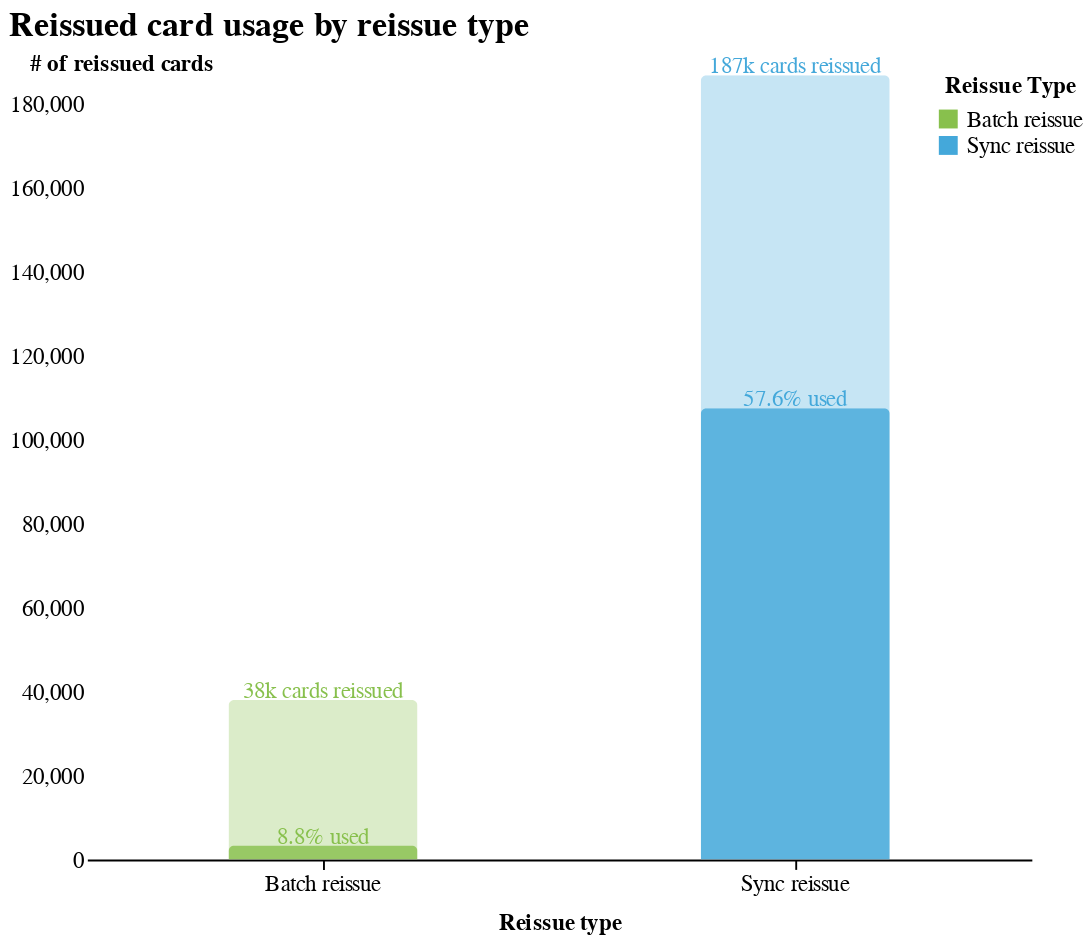

Notebook cell for this chart:
### Markdown cell above
We can see that the peak accuracy can be achieved at around 4-7 months, where 80% of predictions would be correct. It is reasonable to make a cut at 6 months, which is exactly half-year. 6 months would also match our definition of lapsed MCU who is not likely to return.

Therefore we conclude that a card not used for 6 months is unlikely to be reactivated and used after expiration reissue. 

## 1.3. Reissue type  <a name="criterion3"></a>
Reissue type is not something that a customer has up front, however it gives valuable information on how proactive response to our card reissue notification influences the reissued card usage. Before looking further, let's define the two types of expired card reissue:

1. <b>Sync reissue</b> happens when a customer responds to our notification about their expiring card. Whenever a customer confirms their shipping address and confirms that they want to receive a card replacement, the card is <i>sync reissued</i>
2. <b>Batch reissue</b> happens when the customer does not respond to notification. We can still proactively send the card without a customer response with a <i>batch reissue</i>

In the past card reissues we noticed that activation rate with a batch reissue is significantly lower. This can be seen in the chart below.

### Code cell
data = reissue_type
xaxis = "reissue_type"
x_axis_title = "Reissue type"
chart_title = "Reissued card usage by reissue type"

base = alt.Chart(data).encode(x=alt.X(xaxis + ":O", axis=alt.Axis(title=x_axis_title)))
bar = base.mark_bar(size=100, opacity=0.3).encode(
    y=alt.Y(
        "cards:Q",
        axis=alt.Axis(title="# of reissued cards", grid=False),
        scale=alt.Scale(domain=[0, 180000]),
    ),
    color=alt.Color("reissue_type", legend=None),
)
bar_activated = base.mark_bar(size=100).encode(
    y=alt.Y("used_cards:Q", axis=None, scale=alt.Scale(domain=[0, 180000])),
    color=alt.Color(
        "reissue_type",
        legend=alt.Legend(
            title="Reissue Type", legendX=450, legendY=-15, direction="vertical"
        ),
    ),
)
cards_text = bar.mark_text(align="center", size=12, dx=0, dy=-5).encode(
    text=alt.Text("cards_text"),
)
usage_text = bar_activated.mark_text(align="center", size=12, dx=0, dy=-5).encode(
    text=alt.Text("usage_text"),
)

nearest = alt.selection(
    type="single", nearest=True, on="mouseover", fields=[xaxis], empty="none"
)
selectors = (
    base.mark_point()
    .encode(
        alt.X(xaxis + ":O"),
        opacity=alt.value(0),
    )
    .add_selection(nearest)
)

alt.layer(
    bar_activated + usage_text,
    bar + cards_text,
    selectors
    # text_bar
).properties(title=chart_title, width=500).resolve_scale(y="independent").configure(
    background="#fff"
)

### Figure 1 — Vega-Lite specification as saved in the notebook (floating-point values rounded to 4 significant figures)
{"width": 500, "height": 400, "config": {"title": {"fontSize": 18, "font": "Karla", "anchor": "start", "fontColor": "#000000"}, "axisX": {"domain": true, "domainColor": "#000000", "domainWidth": 1, "grid": false, "labelFont": "Montserrat", "labelFontSize": 12, "labelAngle": 0, "tickColor": "#000000", "tickSize": 5, "titleFont": "Karla", "titleFontSize": 12, "titlePadding": 10, "title": "X Axis Title (units)"}, "axisY": {"domain": false, "grid": true, "gridColor": "#DEDDDD", "gridWidth": 1, "labelFont": "Montserrat", "labelFontSize": 12, "labelAngle": 0, "ticks": false, "titleFont": "Karla", "titleFontSize": 12, "titlePadding": 10, "title": "Y Axis Title (units)", "titleAngle": 0, "titleY": -15, "titleX": 18}, "range": {"category": ["#88C04D", "#44A8DA", "#FED234", "#A989C5", "#066696", "#FC97C2", "#FF8360", "#B7ABC2"], "diverging": ["#cfe8f3", "#a2d4ec", "#73bfe2", "#46abdb", "#1696d2", "#12719e"]}, "legend": {"labelFont": "Montserrat", "labelFontSize": 12, "symbolType": "square", "symbolSize": 100, "titleFont": "Karla", "titleFontSize": 12, "title": "", "orient": "none", "direction": "horizontal", "titleAnchor": "middle"}, "view": {"stroke": "transparent"}, "background": "#fff", "area": {"fill": "#88C04D"}, "line": {"color": "#88C04D", "stroke": "#88C04D", "strokeWidth": 2}, "trail": {"color": "#88C04D", "stroke": "#88C04D", "strokeWidth": 0, "size": 1}, "path": {"stroke": "#88C04D", "strokeWidth": 0.5}, "point": {"filled": true}, "text": {"font": "Montserrat", "color": "#88C04D", "fontSize": 11, "align": "right", "fontWeight": 400, "size": 11}, "bar": {"size": 40, "binSpacing": 1, "opacity": 0.8, "continuousBandSize": 30, "discreteBandSize": 30, "fill": "#88C04D", "stroke": false, "cornerRadiusTopLeft": 3, "cornerRadiusTopRight": 3}, "column": {"fontSize": 18, "font": "Karla", "anchor": "start", "fontColor": "#000000"}}, "layer": [{"layer": [{"mark": {"type": "bar", "size": 100}, "encoding": {"color": {"field": "reissue_type", "legend": {"direction": "vertical", "legendX": 450, "legendY": -15, "title": "Reissue Type"}, "type": "nominal"}, "x": {"axis": {"title": "Reissue type"}, "field": "reissue_type", "type": "ordinal"}, "y": {"axis": null, "field": "used_cards", "scale": {"domain": [0, 180000]}, "type": "quantitative"}}}, {"mark": {"type": "text", "align": "center", "dx": 0, "dy": -5, "size": 12}, "encoding": {"color": {"field": "reissue_type", "legend": {"direction": "vertical", "legendX": 450, "legendY": -15, "title": "Reissue Type"}, "type": "nominal"}, "text": {"field": "usage_text", "type": "nominal"}, "x": {"axis": {"title": "Reissue type"}, "field": "reissue_type", "type": "ordinal"}, "y": {"axis": null, "field": "used_cards", "scale": {"domain": [0, 180000]}, "type": "quantitative"}}}]}, {"layer": [{"mark": {"type": "bar", "opacity": 0.3, "size": 100}, "encoding": {"color": {"field": "reissue_type", "legend": null, "type": "nominal"}, "x": {"axis": {"title": "Reissue type"}, "field": "reissue_type", "type": "ordinal"}, "y": {"axis": {"grid": false, "title": "# of reissued cards"}, "field": "cards", "scale": {"domain": [0, 180000]}, "type": "quantitative"}}}, {"mark": {"type": "text", "align": "center", "dx": 0, "dy": -5, "size": 12}, "encoding": {"color": {"field": "reissue_type", "legend": null, "type": "nominal"}, "text": {"field": "cards_text", "type": "nominal"}, "x": {"axis": {"title": "Reissue type"}, "field": "reissue_type", "type": "ordinal"}, "y": {"axis": {"grid": false, "title": "# of reissued cards"}, "field": "cards", "scale": {"domain": [0, 180000]}, "type": "quantitative"}}}]}, {"mark": "point", "encoding": {"opacity": {"value": 0}, "x": {"field": "reissue_type", "type": "ordinal"}}, "selection": {"selector003": {"type": "single", "nearest": true, "on": "mouseover", "fields": ["reissue_type"], "empty": "none"}}}], "data": {"name": "data-f64d6dd28e68496fd07c809af149cf5b"}, "resolve": {"scale": {"y": "independent"}}, "title": "Reissued card usage by reissue type", "$schema": "https://vega.github.io/schema/vega-lite/v4.17.0.json", "datasets": {"data-f64d6dd28e68496fd07c809af149cf5b": [{"reissue_type": "Sync reissue", "cards": 186803, "used_cards": 107516, "usage_rate": 0.5756, "cards_text": "187k cards reissued", "usage_text": "57.6% used"}, {"reissue_type": "Batch reissue", "cards": 37987, "used_cards": 3341, "usage_rate": 0.08795, "cards_text": "38k cards reissued", "usage_text": "8.8% used"}]}}
